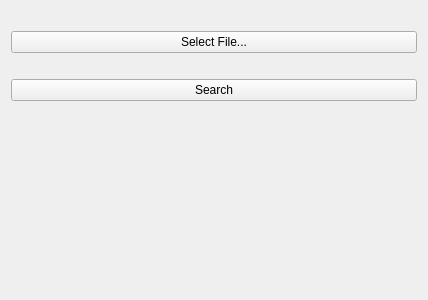
<?xml version="1.0" encoding="UTF-8"?>
<ui version="4.0">
 <class>Form</class>
 <widget class="QWidget" name="Form">
  <property name="geometry">
   <rect>
    <x>0</x>
    <y>0</y>
    <width>428</width>
    <height>300</height>
   </rect>
  </property>
  <property name="minimumSize">
   <size>
    <width>400</width>
    <height>300</height>
   </size>
  </property>
  <property name="windowTitle">
   <string>Form</string>
  </property>
  <layout class="QGridLayout" name="gridLayout">
   <item row="0" column="0">
    <layout class="QVBoxLayout" name="verticalLayout">
     <item>
      <widget class="QLabel" name="yuifyLogo">
       <property name="text">
        <string/>
       </property>
       <property name="alignment">
        <set>Qt::AlignCenter</set>
       </property>
      </widget>
     </item>
     <item>
      <layout class="QVBoxLayout" name="verticalLayout_2">
       <item>
        <widget class="QPushButton" name="selectFileButton">
         <property name="minimumSize">
          <size>
           <width>400</width>
           <height>0</height>
          </size>
         </property>
         <property name="text">
          <string>Select File...</string>
         </property>
        </widget>
       </item>
      </layout>
     </item>
     <item>
      <widget class="QLabel" name="imageLabel">
       <property name="text">
        <string/>
       </property>
       <property name="alignment">
        <set>Qt::AlignCenter</set>
       </property>
      </widget>
     </item>
     <item>
      <widget class="QPushButton" name="searchButton">
       <property name="text">
        <string>Search</string>
       </property>
      </widget>
     </item>
    </layout>
   </item>
   <item row="3" column="0">
    <spacer name="verticalSpacer">
     <property name="orientation">
      <enum>Qt::Vertical</enum>
     </property>
     <property name="sizeHint" stdset="0">
      <size>
       <width>20</width>
       <height>40</height>
      </size>
     </property>
    </spacer>
   </item>
  </layout>
 </widget>
 <resources/>
 <connections/>
</ui>
